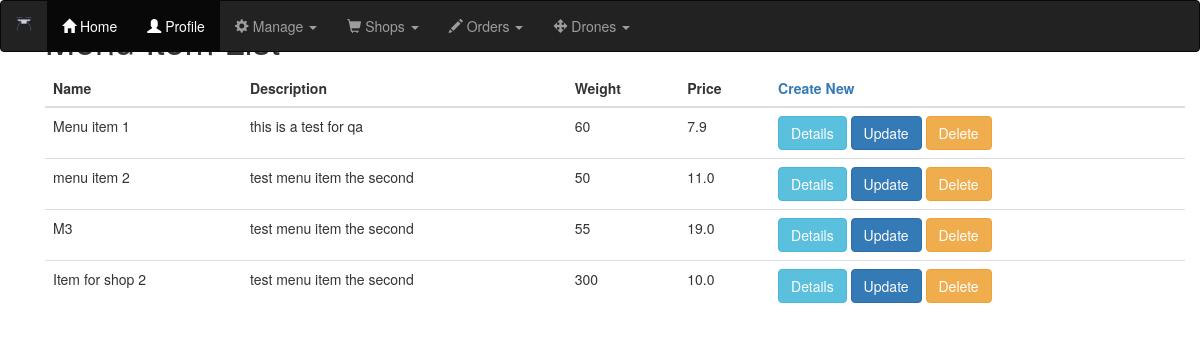
Screenshot of /shops/menu_item_list with the database file from the repository.
### shops/models.py (models this page shows, shortened)
class MenuItem(models.Model):
    name = models.CharField(max_length=50)
    description = models.CharField(max_length=50)
    weight = models.IntegerField()
    price = models.FloatField(default=0)

### shops/views.py (the view)
# urls.py: path('menu_item_list',MenuItemListView.as_view(),name='menu_item_list'),
class MenuItemListView(ListView):
    template_name = 'menus/menuitem_list.html'
    model = MenuItem

### shops/templates/menus/menuitem_list.html
<!DOCTYPE html>
{% extends "base.html" %}
{% load crispy_forms_tags %}
{% block content %}
<div class="container">
  <h1>Menu Item List</h1>
<table class="table">
  <thead>
    <th>Name</th>
    <th>Description</th>
    <th>Weight</th>
    <th>Price</th>
    <th class='right_handed'> <a href="{% url 'shops:menu_item_create' %}">Create New</a></th>
  </thead>
  <tbody>
  {% for m_item in object_list %}
    <tr class="default">
      <td>{{ m_item.name }}</td>
      <td>{{ m_item.description }}</td>
      <td>{{m_item.weight}}</td>
      <td>{{m_item.price}}</td>
      <td>
        <a href="menuitem/{{m_item.id}}"><button type="button" class="btn btn-info">Details</button></a>
        <a href="{% url 'shops:menu_item_update' m_item.id %}"><button type="button" class="btn btn-primary">Update</button></a>
        <a href="{% url 'shops:menu_item_delete' m_item.id %}"><button type="button" class="btn btn-warning">Delete</button></a>
      </td>
    </tr>
  {% endfor %}
</tbody>
</table>
</div>
{% endblock %}

### static/css/styles.css (style rules this page uses)
td { padding: 1em; }

### rows the page displays
MenuItem: name "Menu item 1", description "this is a test for qa", weight "60", price "7.9"
MenuItem: name "menu item 2", description "test menu item the second", weight "50", price "11.0"
MenuItem: name "M3", description "test menu item the second", weight "55", price "19.0"
MenuItem: name "Item for shop 2", description "test menu item the second", weight "300", price "10.0"
